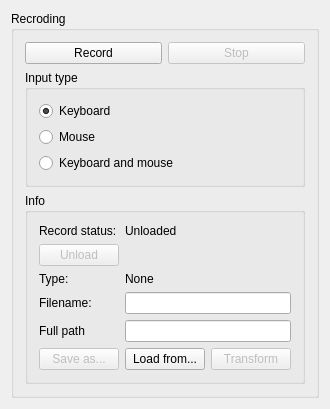
<?xml version="1.0" encoding="UTF-8"?>
<ui version="4.0">
 <class>RecordTabWidget</class>
 <widget class="QWidget" name="RecordTabWidget">
  <property name="geometry">
   <rect>
    <x>0</x>
    <y>0</y>
    <width>297</width>
    <height>395</height>
   </rect>
  </property>
  <property name="windowTitle">
   <string>RecordTabWidget</string>
  </property>
  <layout class="QVBoxLayout" name="verticalLayout">
   <item>
    <widget class="QGroupBox" name="recordingBox">
     <property name="title">
      <string>Recroding</string>
     </property>
     <layout class="QGridLayout" name="gridLayout">
      <item row="0" column="1">
       <layout class="QVBoxLayout" name="layoutRecording">
        <property name="bottomMargin">
         <number>0</number>
        </property>
        <item>
         <layout class="QHBoxLayout" name="layoutRecordButtons">
          <property name="sizeConstraint">
           <enum>QLayout::SetDefaultConstraint</enum>
          </property>
          <item>
           <widget class="QPushButton" name="buttonRecord">
            <property name="text">
             <string>Record</string>
            </property>
            <property name="icon">
             <iconset resource="InputRepeater.qrc">
              <normaloff>:/Resources/RecordIcon.png</normaloff>:/Resources/RecordIcon.png</iconset>
            </property>
           </widget>
          </item>
          <item>
           <widget class="QPushButton" name="buttonStop">
            <property name="enabled">
             <bool>false</bool>
            </property>
            <property name="text">
             <string>Stop</string>
            </property>
            <property name="icon">
             <iconset resource="InputRepeater.qrc">
              <normaloff>:/Resources/StopIcon.png</normaloff>:/Resources/StopIcon.png</iconset>
            </property>
           </widget>
          </item>
         </layout>
        </item>
        <item>
         <widget class="QGroupBox" name="inputTypeBox">
          <property name="title">
           <string>Input type</string>
          </property>
          <layout class="QVBoxLayout" name="verticalLayout_2">
           <item>
            <widget class="QRadioButton" name="radioKeyboard">
             <property name="text">
              <string>Keyboard</string>
             </property>
             <property name="checked">
              <bool>true</bool>
             </property>
            </widget>
           </item>
           <item>
            <widget class="QRadioButton" name="radioMouse">
             <property name="text">
              <string>Mouse</string>
             </property>
            </widget>
           </item>
           <item>
            <widget class="QRadioButton" name="radioKeyboardAndMouse">
             <property name="text">
              <string>Keyboard and mouse</string>
             </property>
            </widget>
           </item>
          </layout>
         </widget>
        </item>
       </layout>
      </item>
      <item row="1" column="1">
       <widget class="QGroupBox" name="infoBox">
        <property name="title">
         <string>Info</string>
        </property>
        <layout class="QVBoxLayout" name="verticalLayout_3">
         <item>
          <layout class="QFormLayout" name="layoutInfo">
           <item row="0" column="0">
            <widget class="QLabel" name="labelRecordStatusTitle">
             <property name="text">
              <string>Record status:</string>
             </property>
            </widget>
           </item>
           <item row="0" column="1">
            <widget class="QLabel" name="labelRecordStatus">
             <property name="text">
              <string>Unloaded</string>
             </property>
            </widget>
           </item>
           <item row="3" column="0">
            <widget class="QLabel" name="labelFilenameTitle">
             <property name="text">
              <string>Filename:</string>
             </property>
            </widget>
           </item>
           <item row="3" column="1">
            <widget class="QLineEdit" name="editFilename">
             <property name="readOnly">
              <bool>true</bool>
             </property>
            </widget>
           </item>
           <item row="4" column="0">
            <widget class="QLabel" name="labelFullPathTitle">
             <property name="text">
              <string>Full path</string>
             </property>
            </widget>
           </item>
           <item row="4" column="1">
            <widget class="QLineEdit" name="editFullPath">
             <property name="readOnly">
              <bool>true</bool>
             </property>
            </widget>
           </item>
           <item row="1" column="0">
            <widget class="QPushButton" name="buttonUnload">
             <property name="enabled">
              <bool>false</bool>
             </property>
             <property name="text">
              <string>Unload</string>
             </property>
            </widget>
           </item>
           <item row="2" column="0">
            <widget class="QLabel" name="labelTypeTitle">
             <property name="text">
              <string>Type:</string>
             </property>
            </widget>
           </item>
           <item row="2" column="1">
            <widget class="QLabel" name="labelType">
             <property name="text">
              <string>None</string>
             </property>
            </widget>
           </item>
          </layout>
         </item>
         <item>
          <layout class="QHBoxLayout" name="layoutFileButtons">
           <item>
            <widget class="QPushButton" name="buttonSaveAs">
             <property name="enabled">
              <bool>false</bool>
             </property>
             <property name="text">
              <string>Save as...</string>
             </property>
            </widget>
           </item>
           <item>
            <widget class="QPushButton" name="buttonLoadFrom">
             <property name="text">
              <string>Load from...</string>
             </property>
            </widget>
           </item>
           <item>
            <widget class="QPushButton" name="buttonTransform">
             <property name="enabled">
              <bool>false</bool>
             </property>
             <property name="text">
              <string>Transform</string>
             </property>
            </widget>
           </item>
          </layout>
         </item>
        </layout>
       </widget>
      </item>
     </layout>
    </widget>
   </item>
  </layout>
 </widget>
 <layoutdefault spacing="6" margin="11"/>
 <resources>
  <include location="InputRepeater.qrc"/>
 </resources>
 <connections/>
</ui>
